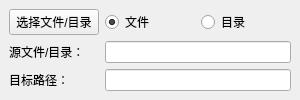
<?xml version="1.0" encoding="UTF-8"?>
<ui version="4.0">
 <class>link_select</class>
 <widget class="QMainWindow" name="link_select">
  <property name="geometry">
   <rect>
    <x>0</x>
    <y>0</y>
    <width>300</width>
    <height>100</height>
   </rect>
  </property>
  <property name="windowTitle">
   <string>文件链接</string>
  </property>
  <widget class="QWidget" name="centralwidget">
   <layout class="QGridLayout" name="gridLayout">
    <item row="0" column="0">
     <widget class="QPushButton" name="btn_select">
      <property name="text">
       <string>选择文件/目录</string>
      </property>
     </widget>
    </item>
    <item row="0" column="2">
     <widget class="QRadioButton" name="radio_file">
      <property name="text">
       <string>文件</string>
      </property>
      <property name="checked">
       <bool>true</bool>
      </property>
     </widget>
    </item>
    <item row="1" column="0">
     <widget class="QLabel" name="label_from">
      <property name="text">
       <string>源文件/目录：</string>
      </property>
     </widget>
    </item>
    <item row="3" column="2" colspan="2">
     <widget class="QLineEdit" name="lineedit_to"/>
    </item>
    <item row="3" column="0">
     <widget class="QLabel" name="label_to">
      <property name="text">
       <string>目标路径：</string>
      </property>
     </widget>
    </item>
    <item row="0" column="3">
     <widget class="QRadioButton" name="radio_dir">
      <property name="text">
       <string>目录</string>
      </property>
     </widget>
    </item>
    <item row="1" column="2" colspan="2">
     <widget class="QLineEdit" name="lineedit_from"/>
    </item>
   </layout>
  </widget>
 </widget>
 <tabstops>
  <tabstop>btn_select</tabstop>
  <tabstop>radio_file</tabstop>
  <tabstop>radio_dir</tabstop>
  <tabstop>lineedit_from</tabstop>
  <tabstop>lineedit_to</tabstop>
 </tabstops>
 <resources/>
 <connections/>
</ui>
